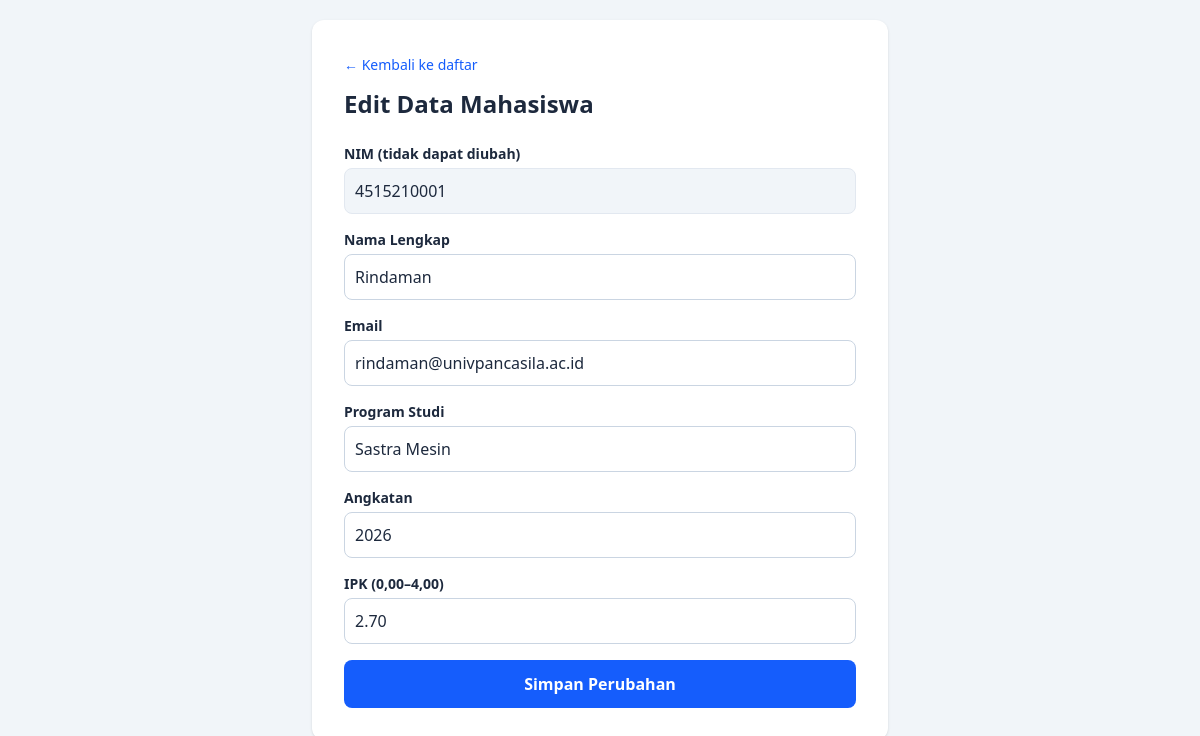
Screenshot of /pertemuan6/edit.php?nim=4515210001 with the database file from the repository.
### tables this page shows
CREATE TABLE `mahasiswa` (
  `id` bigint(20) UNSIGNED NOT NULL,
  `nim` varchar(15) NOT NULL,
  `nama` varchar(100) NOT NULL,
  `email` varchar(120) NOT NULL,
  `prodi` varchar(80) NOT NULL,
  `angkatan` year(4) NOT NULL,
  `ipk` decimal(3,2) DEFAULT 0.00
);

### pertemuan6/edit.php (the view, shortened to what this page needs)
<?php
require_once 'koneksi.php';
function e($value)
{
    return htmlspecialchars((string)$value, ENT_QUOTES, 'UTF-8');
}
$nim = trim($_GET['nim'] ?? '');
$stmt = mysqli_prepare($koneksi, 'SELECT nim, nama, email, prodi, angkatan, ipk FROM mahasiswa WHERE nim = ?');
mysqli_stmt_bind_param($stmt, 's', $nim);
mysqli_stmt_execute($stmt);
$data = mysqli_fetch_assoc(mysqli_stmt_get_result($stmt));
?>
<!DOCTYPE html>
<html lang="id">
<head>
    <script src="https://cdn.jsdelivr.net/npm/@tailwindcss/browser@4"></script>
</head>
<body class="bg-slate-100 min-h-screen p-5 text-slate-800">
    <main class="max-w-xl mx-auto bg-white p-6 md:p-8 rounded-xl shadow-sm"><a href="index.php" class="text-blue-600 hover:underline text-sm">← Kembali ke daftar</a>
        <h1 class="text-2xl font-bold mt-3 mb-6">Edit Data Mahasiswa</h1>
        <form action="update.php" method="POST" class="space-y-4">
            <div><label for="nim" class="block text-sm font-semibold mb-1">NIM (tidak dapat diubah)</label><input id="nim" name="nim" value="<?= e($data['nim']) ?>" readonly class="w-full border border-slate-200 bg-slate-100 rounded-lg p-2.5"></div>
            <div><label for="nama" class="block text-sm font-semibold mb-1">Nama Lengkap</label><input id="nama" name="nama" value="<?= e($data['nama']) ?>" required maxlength="100" class="w-full border border-slate-300 rounded-lg p-2.5"></div>
            <div><label for="email" class="block text-sm font-semibold mb-1">Email</label><input id="email" name="email" type="email" value="<?= e($data['email']) ?>" required maxlength="120" class="w-full border border-slate-300 rounded-lg p-2.5"></div>
            <div><label for="prodi" class="block text-sm font-semibold mb-1">Program Studi</label><input id="prodi" name="prodi" value="<?= e($data['prodi']) ?>" required maxlength="80" class="w-full border border-slate-300 rounded-lg p-2.5"></div>
            <div><label for="angkatan" class="block text-sm font-semibold mb-1">Angkatan</label><input id="angkatan" name="angkatan" type="number" min="2000" max="2099" value="<?= e($data['angkatan']) ?>" required class="w-full border border-slate-300 rounded-lg p-2.5"></div>
            <div><label for="ipk" class="block text-sm font-semibold mb-1">IPK (0,00–4,00)</label><input id="ipk" name="ipk" type="number" min="0" max="4" step="0.01" value="<?= e($data['ipk']) ?>" required class="w-full border border-slate-300 rounded-lg p-2.5"></div>
            <button class="w-full bg-blue-600 hover:bg-blue-700 text-white font-semibold py-3 rounded-lg">Simpan Perubahan</button>
        </form>
    </main>
</body>
</html>

### rows the page displays
mahasiswa: nim "4515210001", nama "Rindaman", email "rindaman@univpancasila.ac.id", prodi "Sastra Mesin", angkatan "2026", ipk "2.70"
